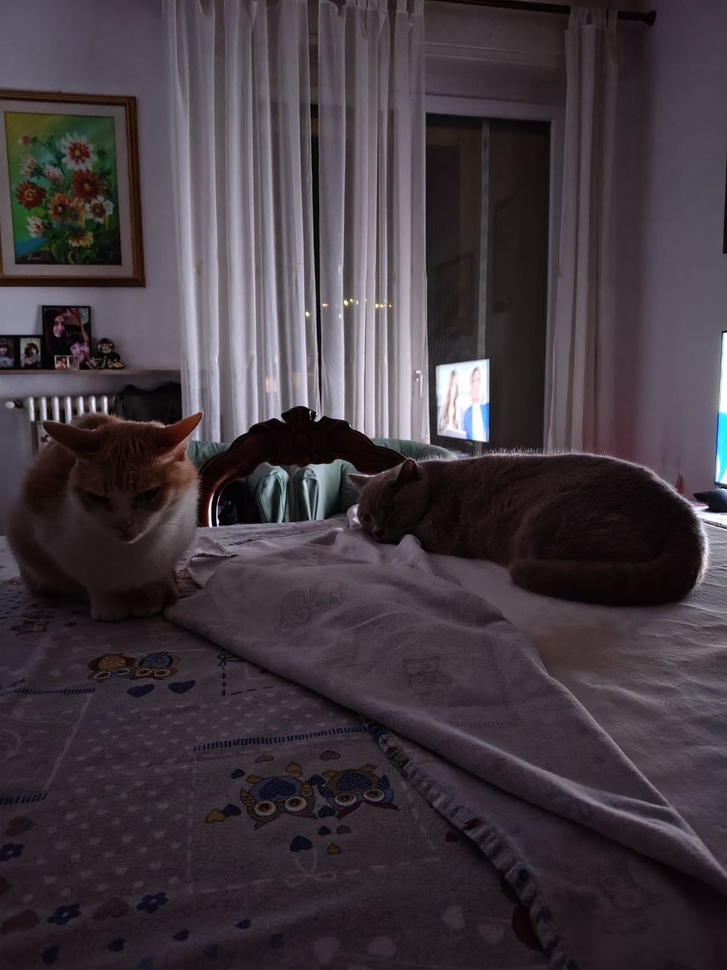
#> input picture HW1/original/badcats.png, 727 x 970 px, shrunk from 960 x 1280 before the run
$ python -i stretch.py   (imports and definitions only)
#> lines starting #> are read from the running program, lines starting #| are printed output that depends on the picture
#> further down, picture is the input picture: shape (970, 727, 3); mean B, G, R 64.2, 57.4, 66
import cv2
import numpy as np

def stretch(ch, low_pct=1, high_pct=99):
    # stretching lineare di un singolo canale 2D verso [0, 255]
    ch = ch.astype(np.float32)
    r_min, r_max = np.percentile(ch, (low_pct, high_pct))
    if r_max - r_min < 1e-6:
        return ch.astype(np.uint8)
    s = (ch - r_min) / (r_max - r_min) * 255.0
    return np.clip(s, 0, 255).astype(np.uint8)

def stretch_rgb_channels(img_bgr, low_pct=1, high_pct=99):
    # stretching applicato indipendentemente sui 3 canali BGR
    return cv2.merge([stretch(c, low_pct, high_pct) for c in cv2.split(img_bgr)])

def stretch_luminance(img_bgr, low_pct=1, high_pct=99):
    # stretching applicato solo al canale Y nello spazio YCrCb
#> called with low_pct = 1, high_pct = 99
    ycrcb = cv2.cvtColor(img_bgr, cv2.COLOR_BGR2YCrCb)
#> ycrcb: shape (970, 727, 3); mean of channels 0, 1, 2 60.8, 131.7, 129.9
    Y, Cr, Cb = cv2.split(ycrcb)
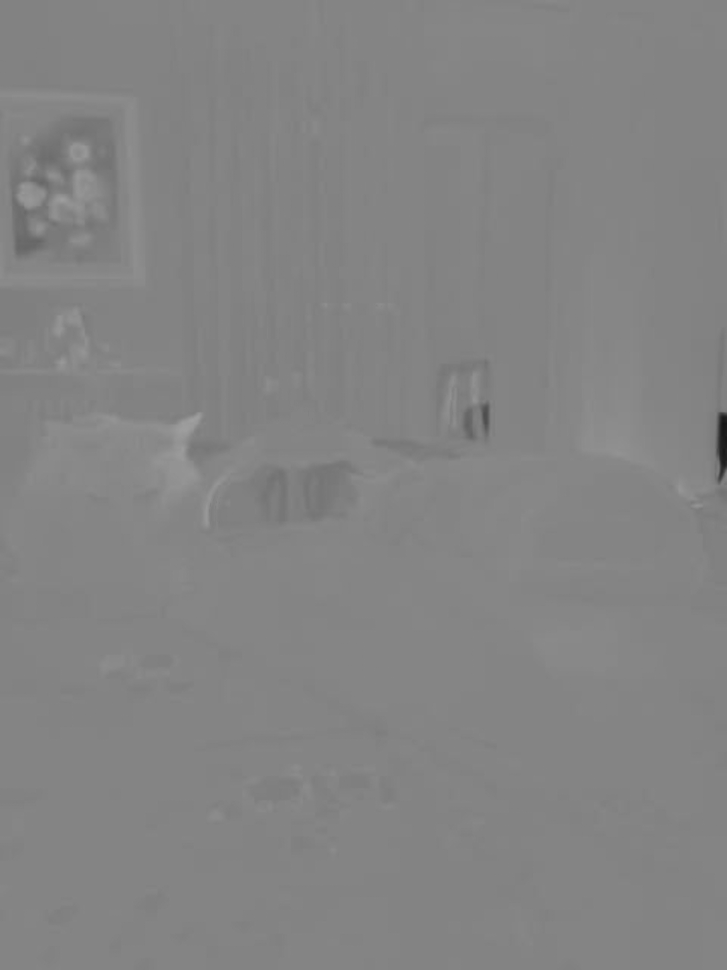
#> Cr: shape (970, 727); min 21, max 159, mean 131.7
    Y_stretched = stretch(Y, low_pct, high_pct)
#> in stretch, `r_min, r_max = np.percentile(ch, (low_pct, high_pct))`: r_min = 7; r_max = 197
#> in stretch, `return np.clip(s, 0, 255).astype(np.uint8)`:
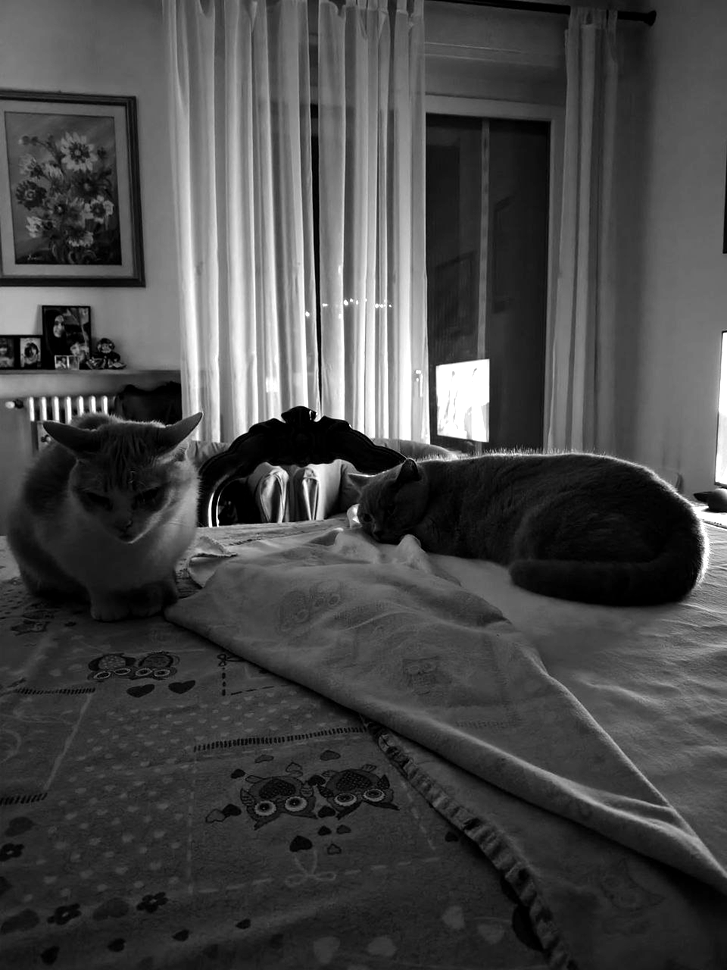
#> returned value: shape (970, 727); min 0, max 255, mean 71.4
    return cv2.cvtColor(cv2.merge([Y_stretched, Cr, Cb]), cv2.COLOR_YCrCb2BGR)
#> returned value: shape (970, 727, 3)

>>> import cv2
>>> picture = cv2.imread('../original/badcats.png')
>>> result = stretch_luminance(picture)

$ run again, on HW1/original/baddesktop.png
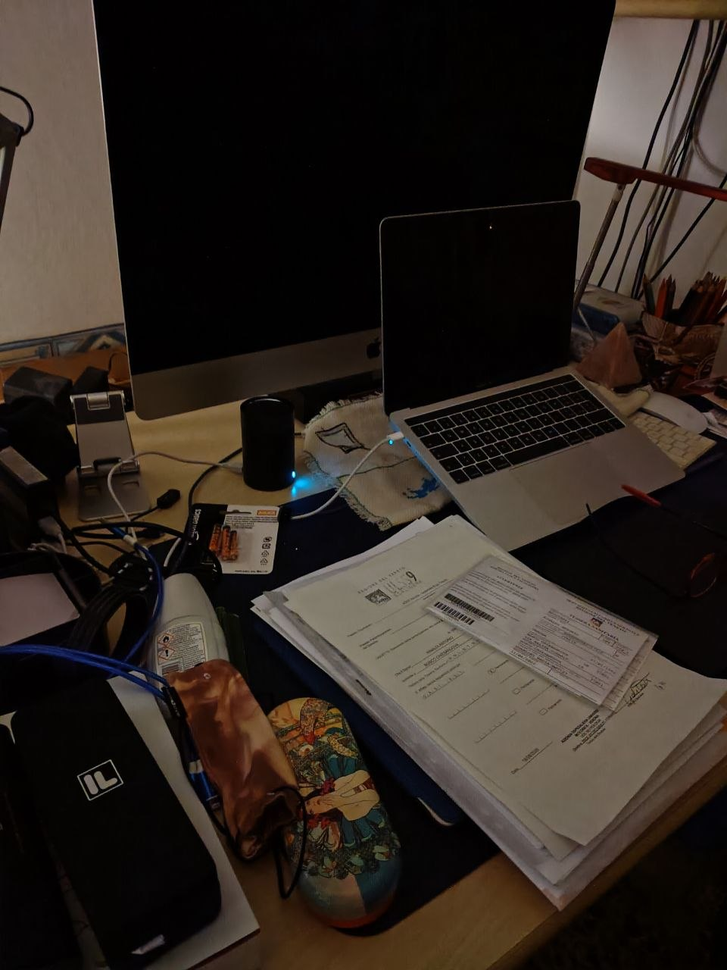
#> input picture HW1/original/baddesktop.png, 727 x 970 px, shrunk from 960 x 1280 before the run
#> picture is the input picture: shape (970, 727, 3); mean B, G, R 32.4, 38.7, 46.9
#> ycrcb: shape (970, 727, 3); mean of channels 0, 1, 2 40.5, 132.7, 123.5
#> in stretch_luminance, `Y, Cr, Cb = cv2.split(ycrcb)`:
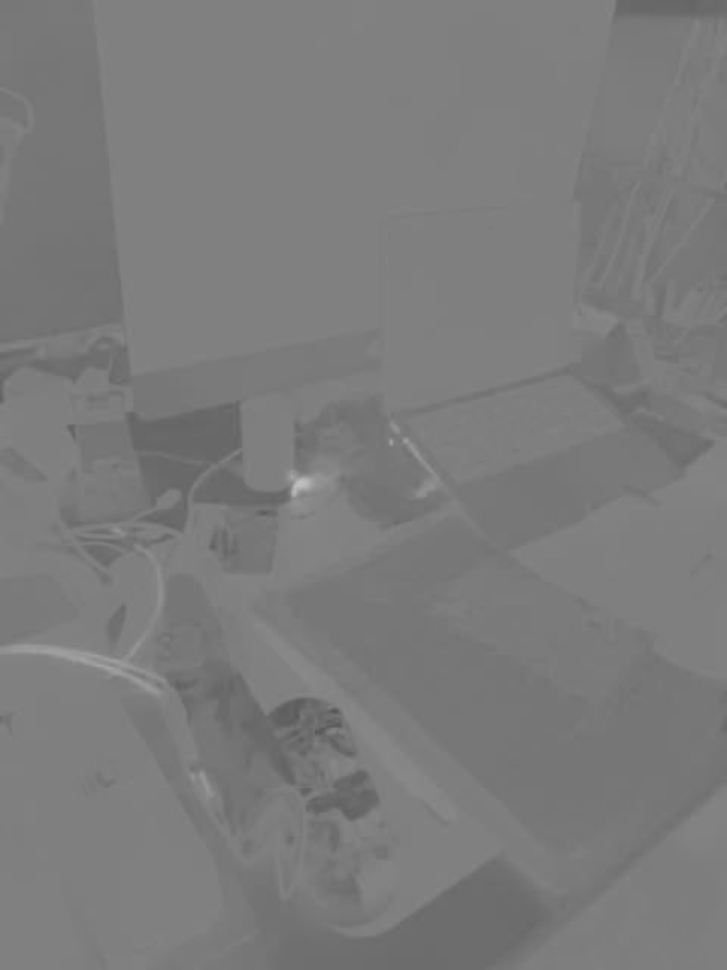
#> Cb: shape (970, 727); min 86, max 193, mean 123.5
#> r_min = 1; r_max = 134
#> in stretch_luminance, `return cv2.cvtColor(cv2.merge([Y_stretched, Cr, Cb]), cv2.COLOR_YCrCb2..`:
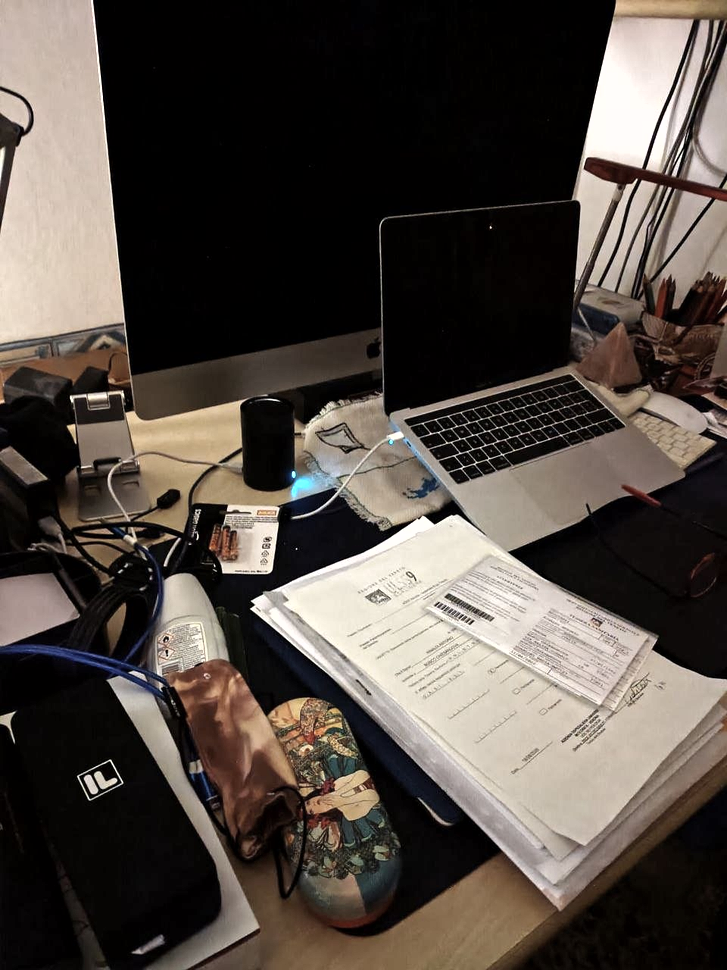
#> returned value: shape (970, 727, 3); mean B, G, R 67, 73.3, 81.4

$ run again, on HW1/original/goat.png
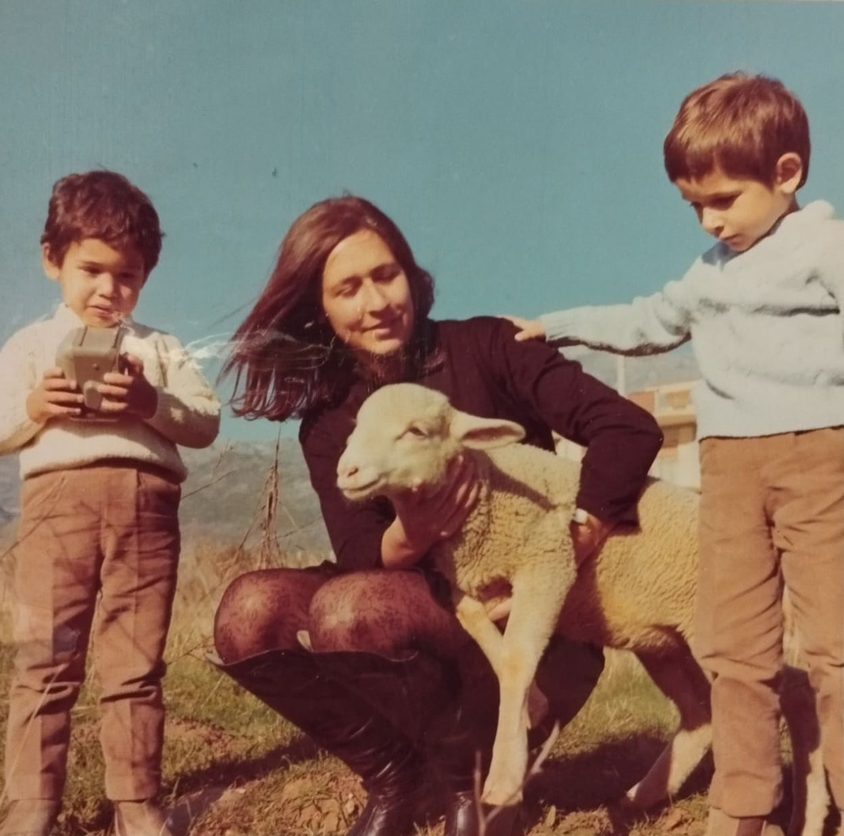
#> input picture HW1/original/goat.png, 844 x 836 px, shrunk from 1249 x 1238 before the run
#> picture is the input picture: shape (836, 844, 3); mean B, G, R 98.6, 111.7, 132.4
#> ycrcb: shape (836, 844, 3); mean of channels 0, 1, 2 116.4, 139.4, 117.9
#> in stretch_luminance, `Y, Cr, Cb = cv2.split(ycrcb)`:
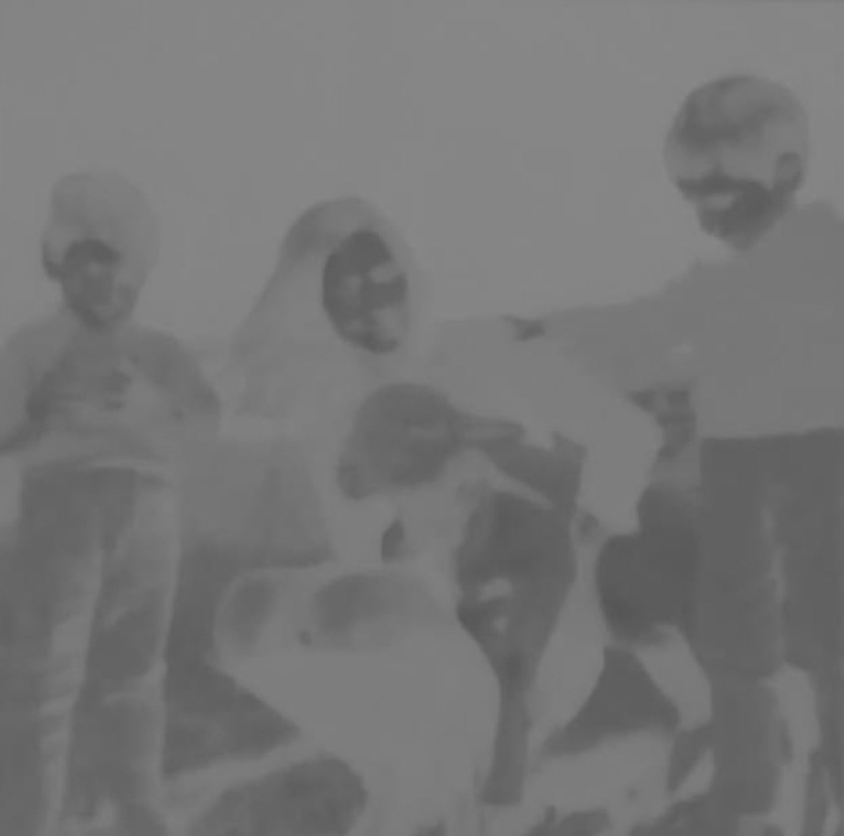
#> Cb: shape (836, 844); min 85, max 136, mean 117.9
#> r_min = 27; r_max = 193
#> in stretch_luminance, `return cv2.cvtColor(cv2.merge([Y_stretched, Cr, Cb]), cv2.COLOR_YCrCb2..`:
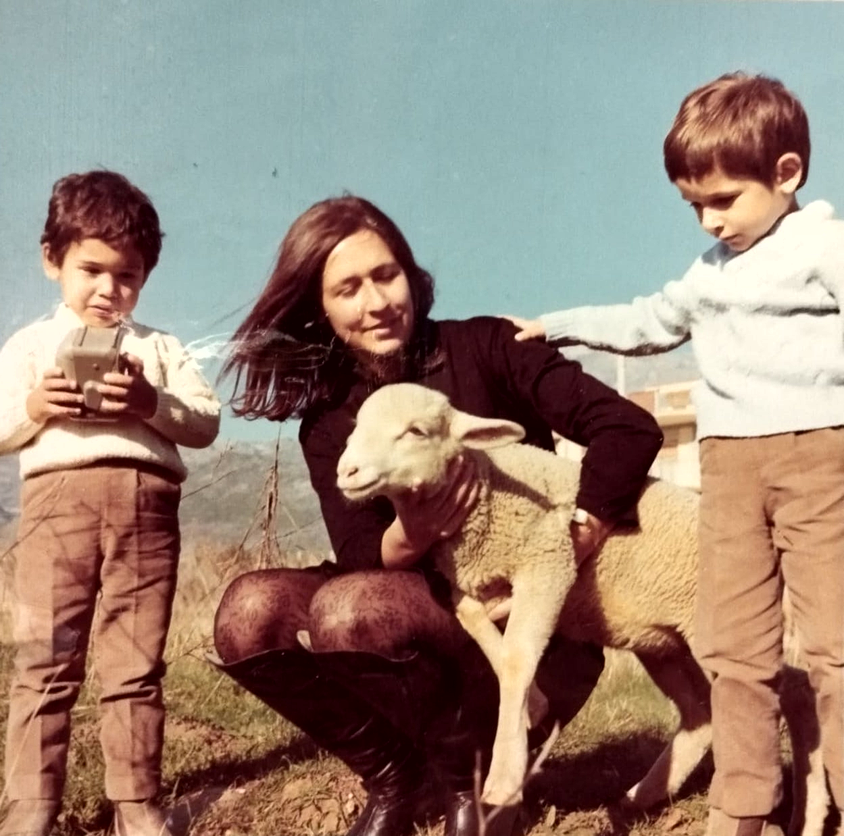
#> returned value: shape (836, 844, 3); mean B, G, R 119.1, 132.5, 152.5
